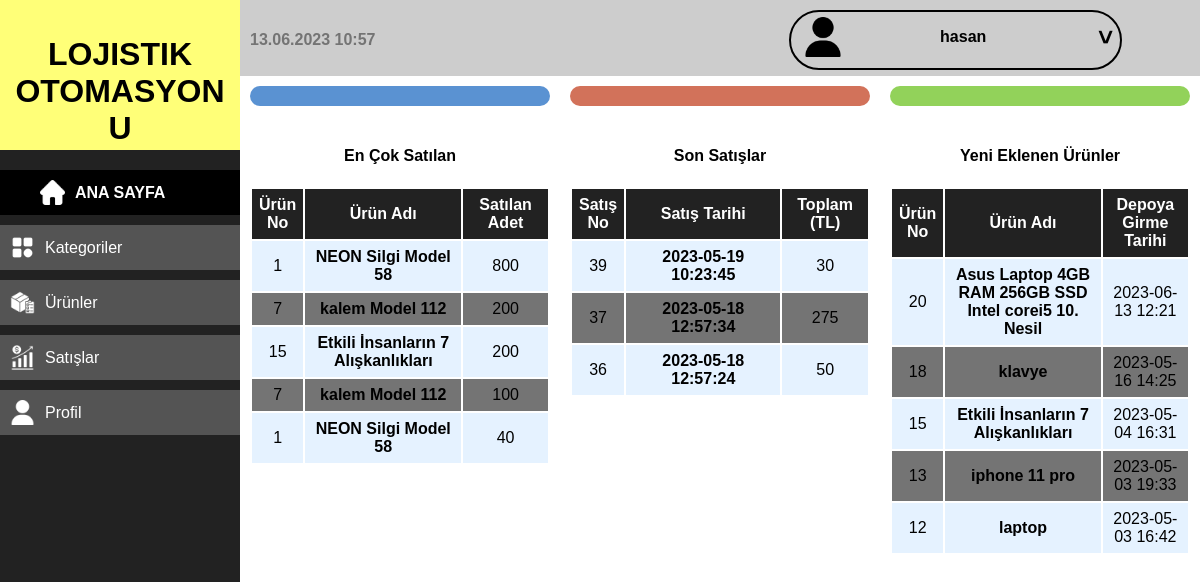
/anasayfa.php (signed in), run on the app's committed database.
### tables this page shows
CREATE TABLE `satislar` (
  `id` int(11) NOT NULL,
  `u_id` int(11) NOT NULL,
  `satisi_yapan` int(11) NOT NULL,
  `satilan_adet` int(11) NOT NULL,
  `birine_fiyat` int(11) NOT NULL,
  `toplam_tl` int(11) NOT NULL,
  `alici` varchar(255) NOT NULL,
  `tarihi` datetime NOT NULL
);

CREATE TABLE `urunler` (
  `id` int(11) NOT NULL,
  `urun_adi` text NOT NULL,
  `adet` int(11) NOT NULL,
  `kat` int(11) NOT NULL,
  `ekleyen` int(11) NOT NULL,
  `alim_fiyat` int(11) NOT NULL,
  `satim_fiyat` int(11) NOT NULL,
  `tedarikci` varchar(255) NOT NULL,
  `urun_adresi` text NOT NULL,
  `raf_no` varchar(255) NOT NULL,
  `foto` varchar(255) NOT NULL,
  `tarihi` datetime NOT NULL
);

### fonksiyonlar/fonksiyonlar.php (called while the page is built, shortened)
<?php
function getAllFrom($from) {
    global $con;
    $stmt = $con->prepare("SELECT * FROM $from");
    $stmt->execute();
    $rows = $stmt->fetchAll();
    return $rows;
}
    ?>
        <?php
function getItem($from, $where, $value) {
    global $con;
    $stmt = $con->prepare("SELECT * FROM $from WHERE $where = ? LIMIT 1");
    $stmt->execute(array($value));
    return $stmt->fetch();
}
function nokta($sayi) {
    if (strlen($sayi) > 3) {
        $sayis = substr_replace ($sayi , '.' , -3, 0 );
    } else {
        $sayis = $sayi;
    }
    return $sayis;
}

### diller/Turkce.php (called while the page is built, shortened)
<?php
function lang($lang)
{
  return $arr[$lang];
}

### anasayfa.php (the view, shortened to what this page needs)
<?php
if (isset($_SESSION['kullanici_adi'])) {
        ?>
        <?php
    $kullaniciS = getItem('kullanicilar', 'id', $_SESSION['ID']);
    if ($kullaniciS['aktif'] === 2) {
        $isAdmin = true;
    } else {
        $isAdmin = false;
    }
    $baslad = date('Y-m-d 00:00:00', time());
    $bitisd = date('Y-m-d 23:59:59', time());
    $satislar = getRapor($baslad, $bitisd);
    foreach($satislar as $satis) {
        @$toplam += $satis['toplam_tl'];
        @$toplamUrun += $satis['satilan_adet'];
    }
    $urunler = getAllFrom('urunler ORDER BY id DESC');
    foreach($urunler as $urun) {
        @$uSayisi += $urun['adet'];
    }
    ?>
    <div class="anasayfa-icerik">
        <div class="buyuk-anasayfa">
            <?php if ($isAdmin) { ?>
                <div>
                    <img src="iconlar/tl.png" alt="">
                    <div>
                        <p><?php echo lang('gununSatisToplamiTl'); ?></p>
                        <span><?php echo isset($toplam) ? nokta($toplam) : '0'; ?> TL</span>
                    </div>
                </div>
                <div>
                    <img src="iconlar/card.png" alt="">
                    <div>
                        <p><?php echo lang('depodaUrunSayisi'); ?></p>
                        <span><?php echo isset($uSayisi) ? nokta($uSayisi) : '0'; ?></span>
                    </div>
                </div>
                <div>
                    <img src="iconlar/urun.png" alt="">
                    <div>
                        <p><?php echo lang('satilanUrunSayisi'); ?></p>
                        <span><?php echo isset($toplamUrun) ? nokta($toplamUrun) : '0'; ?></span>
                    </div>
                </div>
            <?php } else { echo '<div></div> <div></div> <div></div>'; } ?>
            <div>
                <h4><center><?php echo lang('enCokSatilanlar'); ?></center></h4>
                <table>
                    <tr>
                        <th><?php echo lang('urunNo'); ?></th>
                        <th><?php echo lang('urunAdi'); ?></th>
                        <th><?php echo lang('satilanAdet'); ?></th>
                    </tr>
                    <?php
                        $urunlerl = getAllFrom('satislar ORDER BY satilan_adet DESC LIMIT 5');
                        foreach($urunlerl as $urun) {
                            $urunAdi = getItem('urunler', 'id', $urun['u_id']);
                            echo '<tr>
                                    <td>' . $urunAdi['id'] . '</td>
                                    <td><a class="a" href="urunler.php?d=gos&k=' . $urunAdi['id'] . '">' . $urunAdi['urun_adi'] . '</a></td>
                                    <td>' . nokta($urun['satilan_adet']) . '</td>
                                </tr>';
                        }
                    ?>
                </table>
            </div>
            <div>
                <h4><center><?php echo lang('sonSatislar'); ?></center></h4>
                <table>
                    <tr>
                        <th><?php echo lang('satisNo'); ?></th>
                        <th><?php echo lang('satisTarihi'); ?></th>
                        <th><?php echo lang('toplam') . ' (TL)'; ?></th>
                    </tr>
                    <?php
                        $sat    = $isAdmin ? '' : ' WHERE satisi_yapan = ' . $_SESSION['ID'];
                        $urunlerl = getAllFrom('satislar ' . @$sat . ' ORDER BY id DESC LIMIT 5');
                        foreach($urunlerl as $urun) {
                            echo '<tr>
                                    <td>' . $urun['id'] . '</td>
                                    <td><a class="a" href="satislar.php?d=gos&k=' . $urun['id'] . '">' . $urun['tarihi'] . '</a></td>
                                    <td>' . nokta($urun['toplam_tl']) . '</td>
                                </tr>';
                        }
                    ?>
                </table>
            </div>
            <div>
                <h4><center><?php echo lang('yeniEklenenUrunler'); ?></center></h4>
                <table>
                    <tr>
                        <th><?php echo lang('urunNo'); ?></th>
                        <th><?php echo lang('urunAdi'); ?></th>
                        <th><?php echo lang('depoyaGirmeTarihi') ?></th>
                    </tr>
                    <?php
                        $urunlerl = getAllFrom('urunler ORDER BY id DESC LIMIT 5');
                        foreach($urunlerl as $urun) {
                            echo '<tr>
                                    <td>' . $urun['id'] . '</td>
                                    <td><a class="a" href="urunler.php?d=gos&k=' . $urun['id'] . '">' . $urun['urun_adi'] . '</a></td>
                                    <td>' . substr($urun['tarihi'], 0, -3) . '</td>
                                </tr>';
                        }
                    ?>
                </table>
            </div>
        </div>
    </div>
    <?php
    include 'sablonlar/footer.php';
} else {
    header('Location: logout.php');
    exit();
}

### css/style.css (style rules this page uses)
* { font-family: Arial, Helvetica, sans-serif; }
body { margin: 0; }
a.a { font-style: none; text-decoration: none; color: black; font-weight: bold; }
div.buyuk-anasayfa { display: grid; grid-template-columns: 1fr 1fr 1fr; }
div.buyuk-anasayfa > div { margin: 10px; border-radius: 10px; }
div.buyuk-anasayfa > div:nth-child(1), div.buyuk-anasayfa > div:nth-child(2), div.buyuk-anasayfa > div:nth-child(3) { display: grid; grid-template-columns: auto 1fr; padding: 10px; }
div.buyuk-anasayfa > div:nth-child(1) { background-color: #5a92d2; }
div.buyuk-anasayfa > div:nth-child(2) { background-color: #d2725a; }
div.buyuk-anasayfa > div:nth-child(3) { background-color: #92d25a; }
div.buyuk-anasayfa > div > table { border: 2px solid black; width: 100%; margin-left: auto; margin-right: auto; }
div.buyuk-anasayfa > div > table tr:nth-child(odd) { background-color: #747474; }
div.buyuk-anasayfa > div > table tr:nth-child(even) { background-color: #e5f2ff; }
div.buyuk-anasayfa > div > table, div.buyuk-anasayfa > div > table td, div.buyuk-anasayfa > div > table th { border: 2px solid white; border-collapse: collapse; padding: 7px; text-align: center; }
div.buyuk-anasayfa > div > table tr th { background-color: #222222; color: white; }
div.buyuk-anasayfa > div > table tr th:nth-child(1) { width: 15%; }
div.buyuk-anasayfa > div > table tr th:nth-child(2) { width: 55%; }
div.buyuk-anasayfa > div > table tr th:nth-child(3) { width: 30%; }

### data on the page
satislar: u "1", u.urun_adi "NEON Silgi Model 58", satilan_adet "800"
satislar: u "7", u.urun_adi "kalem Model 112", satilan_adet "200"
satislar: u "15", u.urun_adi "Etkili İnsanların 7 Alışkanlıkları", satilan_adet "200"
satislar: u "7", u.urun_adi "kalem Model 112", satilan_adet "100"
satislar: u "1", u.urun_adi "NEON Silgi Model 58", satilan_adet "40"
satislar: id "39", tarihi "2023-05-19 10:23:45", toplam_tl "30"
satislar: id "37", tarihi "2023-05-18 12:57:34", toplam_tl "275"
satislar: id "36", tarihi "2023-05-18 12:57:24", toplam_tl "50"
urunler: id "20", urun_adi "Asus Laptop 4GB RAM 256GB SSD Intel corei5 10. Nesil", tarihi "2023-06-13 12:21"
urunler: id "18", urun_adi "klavye", tarihi "2023-05-16 14:25"
urunler: id "15", urun_adi "Etkili İnsanların 7 Alışkanlıkları", tarihi "2023-05-04 16:31"
urunler: id "13", urun_adi "iphone 11 pro", tarihi "2023-05-03 19:33"
urunler: id "12", urun_adi "laptop", tarihi "2023-05-03 16:42"

### other printed values
lang('LojistikOtomasyonu') "LOJISTIK OTOMASYONU"
lang('AnaSayfa') "ANA SAYFA"
lang('Kategoriler') "Kategoriler"
lang('Urunler') "Ürünler"
lang('Satislar') "Satışlar"
lang('Profil') "Profil"
$_SESSION['kullanici_adi'] "hasan"
lang('enCokSatilanlar') "En Çok Satılan"
lang('urunNo') "Ürün No"
lang('urunAdi') "Ürün Adı"
lang('satilanAdet') "Satılan Adet"
lang('sonSatislar') "Son Satışlar"
lang('satisNo') "Satış No"
lang('satisTarihi') "Satış Tarihi"
lang('toplam') "Toplam"
